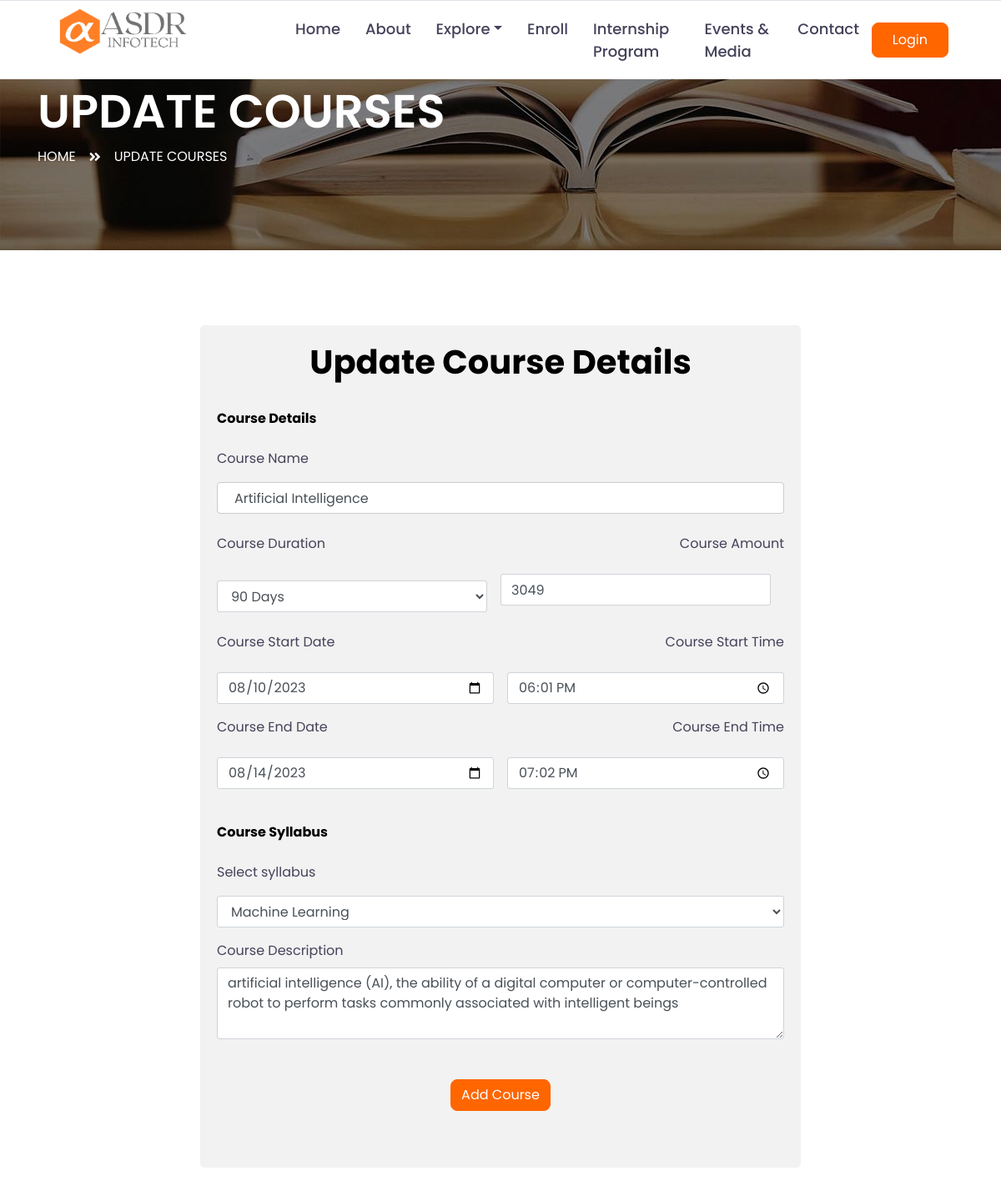
/teacher/editoverview.php?id=17, run on the app's committed database.
### tables this page shows
CREATE TABLE `courses` (
  `course_id` int(11) NOT NULL,
  `course_name` varchar(255) DEFAULT NULL,
  `course_duration` varchar(20) NOT NULL,
  `startdate` date NOT NULL,
  `enddate` date NOT NULL,
  `starttime` varchar(50) DEFAULT NULL,
  `endtime` varchar(50) NOT NULL,
  `cource_amount` int(10) NOT NULL DEFAULT 0,
  `syllabus_type` varchar(30) NOT NULL,
  `course_description` text NOT NULL,
  `course_img` varchar(50) NOT NULL,
  `status` varchar(25) NOT NULL DEFAULT 'active'
);

### teacher/editoverview.php (the view, shortened to what this page needs)
<?php
    include '../_dbConnect.php';
?>
<?php
$user_type = $_SESSION['user_type'] ?? '';
?>
<!DOCTYPE html>
<html lang="en">
<head>
    <link href="https://cdnjs.cloudflare.com/ajax/libs/font-awesome/5.10.0/css/all.min.css" rel="stylesheet">
    <link href="lib/owlcarousel/assets/owl.carousel.min.css" rel="stylesheet">
    <link href="../css/style.css" rel="stylesheet">
</head>
<body>
    <div class="container-fluid">
        <div class="row border-top px-xl-5"
            style="position: fixed; top: 0;width: 100%; z-index: 9999; background-color: white;">
            <div class="col-lg-3 d-none d-lg-block">
                <a href="index"><img src="../img/ASDR LOGO.png" style="width: 166px; padding: 3px;"></a>
            </div>
            <div class="col-lg-9">
                <nav class="navbar navbar-expand-lg bg-light navbar-light py-3 py-lg-0 px-0"
                    style="padding-top: 0rem !important; padding-bottom: 0rem !important;">
                    <div class="collapse navbar-collapse justify-content-between" id="navbarCollapse">
                        <div class="navbar-nav py-0">
                            <?php
                            if ($user_type !== 'student' && $user_type !== 'teacher') {
                                echo '
                                <a href="index" class="nav-item nav-link ">Home</a>
                                <a href="about" class="nav-item nav-link ">About</a>
                                <div class="nav-item dropdown">
                                <a class="nav-link dropdown-toggle" href="#" id="coursesDropdown" role="button"
                                    data-toggle="dropdown" aria-haspopup="true" aria-expanded="false">Explore</a>
                            </div>
                            <a href="course" class="nav-item nav-link ">Enroll</a>
                            <a href="internship" class="nav-item nav-link ">Internship Program</a>
                            <a href="gallery" class="nav-item nav-link">Events & Media</a>
                            <a href="contact" class="nav-item nav-link">Contact</a>
                                ';
                            }
                            ?>
                        </div>
                        <?php
                        if (isset($_SESSION['user_id'])) {
                            echo '<a class="btn btn-primary py-2 px-4 ml-auto d-none d-lg-block" href="../logout">Logout</a>';
                        } else {
                            echo '<a class="btn btn-primary py-2 px-4 ml-auto d-none d-lg-block" href="#login-modal" data-toggle="modal">Login</a>';
                        }
                        ?>
                    </div>
                </nav>
            </div>
        </div>
    </div>
    <div class="container-fluid page-header" style="margin-bottom: 90px;">
        <div class="container">
            <div class="d-flex flex-column justify-content-center" style="min-height: 300px">
                <h3 class="display-4 text-white text-uppercase">Update Courses</h3>
                <div class="d-inline-flex text-white">
                    <p class="m-0 text-uppercase"><a class="text-white" href="">Home</a></p>
                    <i class="fa fa-angle-double-right pt-1 px-3"></i>
                    <p class="m-0 text-uppercase">Update Courses</p>
                </div>
            </div>
        </div>
    </div>
    <div class="edit">
        <center>
            <h1> Update Course Details</h1>
        </center> <br>
        <?php
        if (isset($_GET['id'])) {
            $course_id = $_GET['id'];
        }
        $sql = "SELECT * FROM courses WHERE course_id = $course_id";
        $result = mysqli_query($conn, $sql);
        if (mysqli_num_rows($result) > 0) {
            $row = mysqli_fetch_assoc($result);
            ?>
            <form action="#" method="POST" enctype="multipart/form-data">
                <div class="mb-3">
                    <label for="exampleFormControlInput1" class="form-label mb-4"><b>Course Details</b></label> <br>
                    <label for="exampleFormControlInput1" class="form-label text-dark">Course Name</label>
                    <input type="text" class="form-control" name="cname" value="<?php echo $row['course_name'] ?>"
                        id="exampleFormControlInput1">
                </div>
                <div class="mb-3">
                    <div class="form-group d-flex justify-content-between">
                        <label for="exampleFormControlSelect1" class="text-dark">Course Duration</label>
                        <label for="exampleFormControlSelect2" class="text-dark">Course Amount</label>
                    </div>
                    <div class="form-group d-flex justify-content-between">
                        <select class="form-control mr-3" name="cduration" id="exampleFormControlSelect1">
                            <option value="<?php echo $row['course_duration']; ?>"><?php echo $row['course_duration']; ?></option>
                        </select>
                        <input type="number" name="camount" class="form-control mr-3" id="courseStartDate"
                            value="<?php echo $row['cource_amount'] ?>">
                    </div>
                </div>
                <div class="mb-3">
                    <div class="form-group d-flex justify-content-between">
                        <label for="courseStartDate" class="text-dark">Course Start Date</label>
                        <label for="courseStartDay" class="text-dark">Course Start Time</label>
                    </div>
                    <div class="form-group d-flex justify-content-between">
                        <input type="date" name="cstartdate" class="form-control mr-3" id="courseStartDate"
                            value="<?php echo $row['startdate'] ?>">
                        <input type="time" name="cstarttime" class="form-control" id="courseStartDate"
                            value="<?php echo $row['starttime'] ?>">
                    </div>
                </div>
                <div class="mb-3">
                    <div class="form-group d-flex justify-content-between">
                        <label for="courseStartDate" class="text-dark">Course End Date</label>
                        <label for="courseStartDay" class="text-dark">Course End Time</label>
                    </div>
                    <div class="form-group d-flex justify-content-between">
                        <input type="date" name="cenddate" class="form-control mr-3" id="courseStartDate"
                            value="<?php echo $row['enddate'] ?>">
                        <input type="time" name="cendtime" class="form-control" id="courseStartDate"
                            value="<?php echo $row['endtime'] ?>">
                    </div>
                </div>
                <label for="exampleFormControlInput1" class="form-label mt-4"><b>Course Syllabus</b></label> <br>
                <div class="mb-3">
                    <label for="exampleFormControlInput1" class="form-label text-dark mt-3">Select syllabus</label>
                    <select class="form-control" id="exampleFormControlSelect2" name="syllabus">
                        <option value="<?php echo $row['syllabus_type'] ?>"><?php echo $row['syllabus_type'] ?></option>
                    </select>
                </div>
                <div class="mb-3">
                    <label for="exampleFormControlTextarea1" class="form-label text-dark">Course Description</label>
                    <textarea class="form-control" name="syllabusdescription" id="exampleFormControlTextarea1"
                        rows="3"><?php echo $row['course_description'] ?></textarea>
                </div>
                <div class="mt-5 mb-5">
                    <center>
                        <button type="submit" name="addcourse" class="btn btn-primary">Add Course</button>
                    </center>
                </div>
            </form>
            <?php
        } else {
            echo "0 results";
        }
        ?>
    </div>
</body>
</html>

### teacher/editoverview.php (style rules this page uses)
.form-control { border-radius: 3px; box-shadow: none; border-color: #ced4da; }
.btn-primary { background-color: #FF6600; border-color: #FF6600; }
input[type=text], select { width: 100%; padding: 12px 20px; margin: 8px 0; display: inline-block; border: 1px solid #ccc; border-radius: 4px; box-sizing: border-box; }
.edit { border-radius: 5px; background-color: #f2f2f2; padding: 20px; margin-left: 20%; margin-right: 20%; margin-bottom: 50px; }

### data on the page
courses: cname "Artificial Intelligence", cduration "90 Days", camount "3049", cstartdate "08/10/2023", cstarttime "18:01", cenddate "08/14/2023", cendtime "19:02", syllabus "Machine Learning", syllabusdescription "artificial intelligence (AI), the ability of a digital computer or computer-controlled robot to perform tasks commonly associated with intelligent beings"
